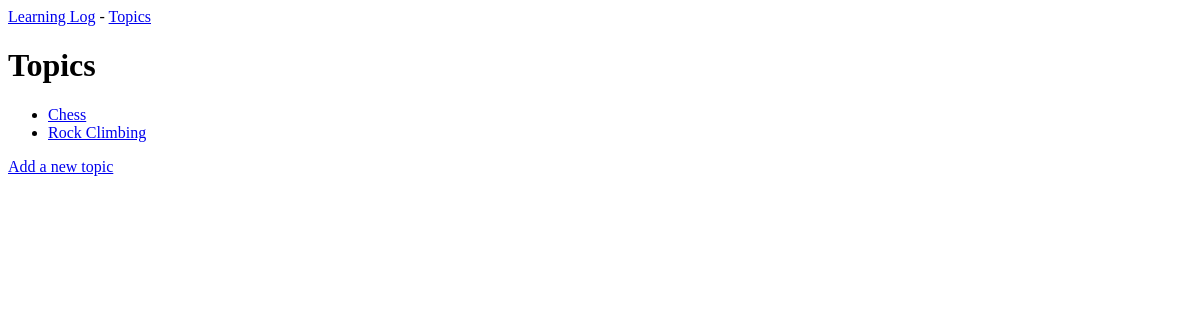
Before: /topics/ with the older database file.
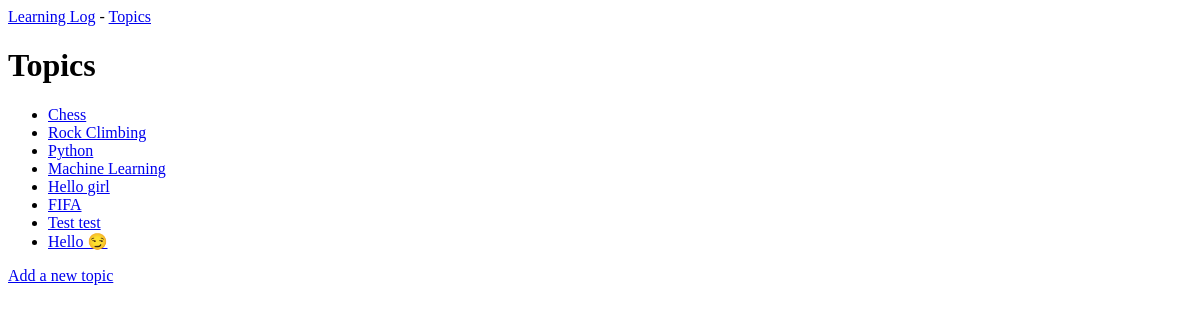
After: the same page with the newer database file.
### learning_logs/models.py (models this page shows)
class Topic(models.Model):
    text = models.CharField(max_length=200)
    date_added = models.DateTimeField(auto_now_add=True)
    def __str__(self) -> str:
        return self.text

### learning_logs/views.py (the view)
# urls.py: path('topics/', views.topics, name='topics'),
def topics(request):
    topics = Topic.objects.order_by('date_added')
    context = {'topics': topics}
    return render(request, 'learning_logs/topics.html', context)

### learning_logs/templates/learning_logs/topics.html
{% extends 'learning_logs/base.html' %}
{% block content %}
<h1>Topics</h1>
<ul>
  {% for topic in topics %}
    <li>
      <a href="{% url 'learning_logs:topic' topic.id %}">{{ topic }}</a>
    </li>
  {% empty %}
    <li>No topics have been added yet.</li>
  {% endfor %}
</ul>
<a href="{% url 'learning_logs:new_topic' %}">Add a new topic</a>
{% endblock content %}

### learning_logs/templates/learning_logs/base.html
<p>
  <a href="{% url 'learning_logs:index' %}">Learning Log</a> - <a href="{% url 'learning_logs:topics' %}">Topics</a>
</p>
{% block content %}{% endblock content %}

Changed rows visible on the page:
added Topic: text "Python"
added Topic: text "Machine Learning"
added Topic: text "Hello girl"
added Topic: text "FIFA"
added Topic: text "Test test"
added Topic: text "Hello 😏"
